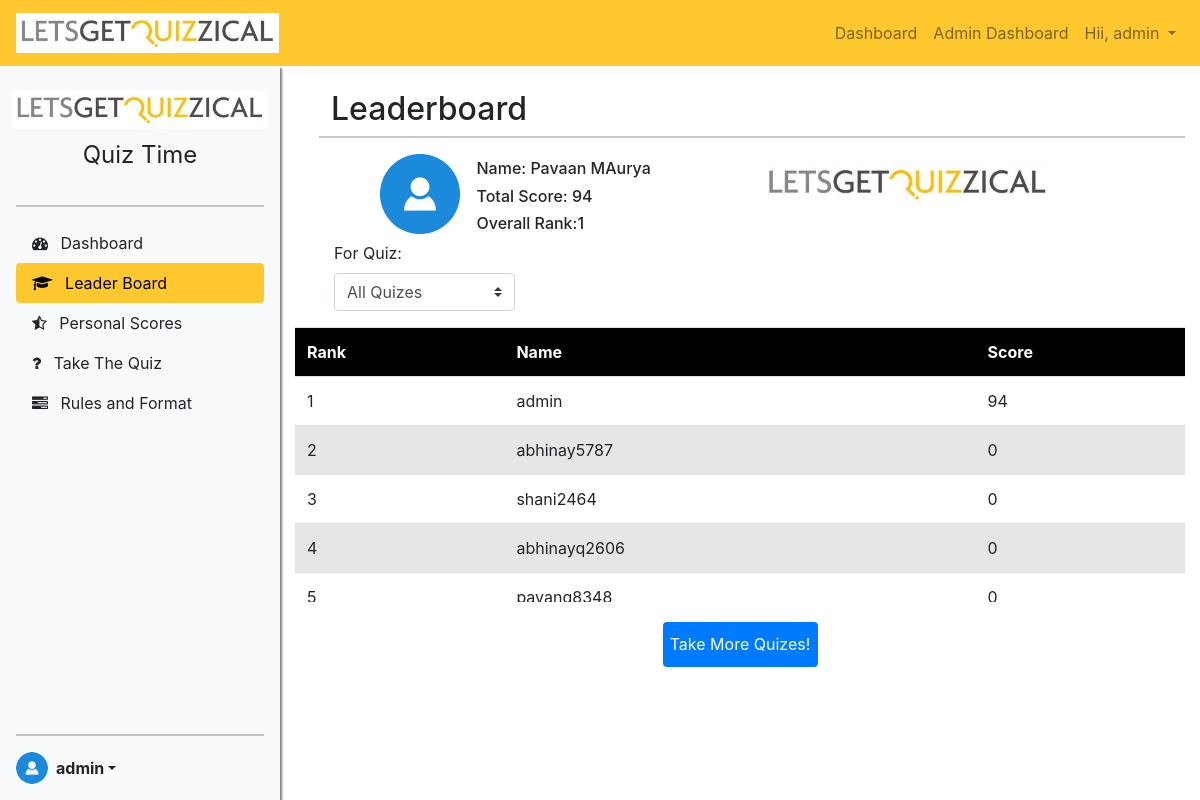
Screenshot of /bajajauto/user/leaderboard/0/ (signed in) with the database file from the repository.
### accounts/models.py (models this page shows, shortened)
class IcoUser(AbstractBaseUser, PermissionsMixin):
    user_id = models.UUIDField(primary_key=True, default = uuid.uuid4, editable=False)
    username = models.CharField(max_length=25, unique=True, null=False)
    avatar = models.ImageField(upload_to="profile/", null=True)
    first_name = models.CharField(max_length=30, blank=False, null=True)
    last_name = models.CharField(max_length=30, blank=False, null=True)
    email = models.EmailField(max_length=50, blank=False, null=False, unique=True)
    phone_no = models.CharField(max_length=10, blank=True, null=True)
    date_joined = models.DateTimeField(auto_now_add=True)
    last_login = models.DateTimeField(verbose_name="last login", auto_now=True)
    is_admin = models.BooleanField(default=False)
    is_staff = models.BooleanField(default=False)
    is_superuser = models.BooleanField(default=False)
    is_active = models.BooleanField(default=True)
    age = models.CharField(max_length=4,null=True)
    gender = models.CharField(max_length=1,null=True)
    total_score = models.BigIntegerField(default=0)
    objects = UserManager()
    USERNAME_FIELD = 'email'
    REQUIRED_FIELDS = ['username']
    class Meta:
        db_table = 'ico_user'

### adminpanel/views.py (the view)
# urls.py: path('user/leaderboard/<int:quiz>/', leaderboard, name='leaderboard'),
@login_required(login_url='/bajajauto/accounts/login/')
def leaderboard(request, quiz):
	quizes = Quiz.objects.all()
	for i in range(len(quizes)):
		quizes[i].srno = i+1
	all_participants = None
	score = 0
	rank = 0
	all_p = True
	if quiz != 0:
		all_p = False
		quiz_obj = Quiz.objects.get(id=quiz)
		all_participants = Participant.objects.filter(quiz=quiz_obj).order_by('rank')
		participant = Participant.objects.get(quiz=quiz_obj,user=request.user)
		score = participant.score
		rank = participant.rank
	else:
		all_participants = list(IcoUser.objects.all().order_by('total_score'))[::-1]
		for i in range(len(all_participants)):
			all_participants[i].rank = i+1
			all_participants[i].score = all_participants[i].total_score
			if all_participants[i] == request.user:
				score = all_participants[i].score
				rank = all_participants[i].rank
	data = {
		'all_p': all_p,
		'quiz_id': quiz,
		'quizes' : quizes,
		'leaderboard': all_participants,
		'rank': rank,
		'score': score
	}
	return render(request, template_name='leaderboard.html', context=data)

### templates/leaderboard.html (shortened to what this page needs)
{% extends 'base.html' %} {% load static %} {% block head %}
<link
  rel="stylesheet"
  type="text/css"
  href="{% static 'css/leaderboard.css' %}"
/>
{% endblock head %} {% block body %}
<div class="container mb-3">
  <div class="row">
    <div class="col">
      <div class="row mx-4 mt-4">
        <h2>Leaderboard</h2>
        <hr />
      </div>
      <div class="row">
        <div class="col">
          <div class="row justify-content-center">
            <div class="col-md-5">
              <div class="row px-2">
                <div class="col-3">
                  <img
                    src="/static/images/avatar.png"
                    class="img-circle"
                    width="80"
                    alt="User Photo"
                  />
                </div>
                <div class="col-9">
                  <div class="info">
                    <h6 style="text-align: left">
                      Name: {{user.first_name}} {{user.last_name}}
                    </h6>
                    <h6 style="text-align: left">
                      Total Score: {{user.total_score}}
                    </h6>
                    {% if not all_p %}
                    <h6>Score in Quiz#{{quiz_id}}: {{score}}</h6>
                    <h6>Rank in Quiz#{{quiz_id}}: {{rank}}</h6>
                    {% else %}
                    <h6 style="text-align: left">Overall Rank:{{rank}}</h6>
                    {% endif %}
                  </div>
                </div>
              </div>
            </div>
            <div class="col-md-5 company_logo">
              <img
                src="/static/images/lets_quiz.jpeg"
                class="ico_logo"
                alt="logo"
              />
            </div>
          </div>
        </div>
      </div>
      <div class="row mx-4">
        <div class="col-md-3 mb-3">
          <label for="validationGender">For Quiz:</label>
          <form method="POST" id="quiz_select_form">
            <select
              class="custom-select"
              id="quiz_select"
              name="quiz_id_select"
            >
              <option value="0" {% if all_p %}selected="selected" {% endif %}>
                All Quizes
              </option>
            </select>
          </form>
        </div>
      </div>
      <div class="tablefixhead">
        <table class="table table-striped">
          <tr>
            <th id="rank" class="col-4">Rank</th>
            <th id="name" class="col-9">Name</th>
            <th id="score" class="col-4">Score</th>
          </tr>
          {% for user in leaderboard %}
          <tr>
            <td>{{user.rank}}</td>
            {% if all_p %}
            <td>{{user.username}}</td>
            {% else %}
            <td>{{user.user}}</td>
            {% endif %}
            <td>{{user.score}}</td>
          </tr>
          {% endfor %}
        </table>
      </div>
      <div class="row">
        <div class="col">
          <div class="quiz">
            <a href="/bajajauto/user/take_quiz/">
              <button class="but2" type="button">Take More Quizes!</button>
            </a>
          </div>
        </div>
      </div>
    </div>
  </div>
</div>
{% endblock body %}

### templates/base.html (shortened to what this page needs)
{% load static %}
<!DOCTYPE html>
<html lang="en">
  <head>
    <link
      href="https://cdn.jsdelivr.net/npm/bootstrap@5.1.3/dist/css/bootstrap.min.css"
      rel="stylesheet"
    />
    <link
      rel="stylesheet"
      href="https://maxcdn.bootstrapcdn.com/bootstrap/4.0.0/css/bootstrap.min.css"
    />
    <link
      rel="stylesheet"
      href="https://cdnjs.cloudflare.com/ajax/libs/font-awesome/4.7.0/css/font-awesome.min.css"
    />
    <link rel="stylesheet" type="text/css" href="{% static 'css/base.css' %}" />
    {% block head %} {% endblock head %}
  </head>
  <body>
    <div class="d-flex main_body">
      <div id="nav-bar">
        <nav
          class="navbar navbar-expand-lg navbar-light py-2 fixed-top ico_navbar"
        >
          <a class="navbar-brand d-flex flex-row" href="/bajajauto/"
            ><img
              src="{% static 'images\lets_quiz.jpeg' %}"
              class="logoimg"
              alt="logo"
            />
          </a>
          <div class="collapse navbar-collapse" id="navbarNav">
            <ul class="navbar-nav ml-auto nav-pills">
              {% if user.is_active %}
              <li class="nav-item">
                <a class="nav-link" href="/bajajauto/user/dashboard/"
                  >Dashboard</a
                >
              </li>
              {% if user.is_admin %}
              <li class="nav-item">
                <a class="nav-link" href="/bajajauto/adminpanel/dashboard/"
                  >Admin Dashboard</a
                >
              </li>
              {% endif %}
              <li class="nav-item dropdown">
                <a
                  class="nav-link dropdown-toggle"
                  href="#"
                  id="navbarDropdown"
                  role="button"
                  data-toggle="dropdown"
                  aria-haspopup="true"
                  aria-expanded="false"
                >
                  Hii, {{user.username }}
                </a>
              </li>
              {% endif %}
            </ul>
          </div>
        </nav>
      </div>
      <div class="ico_sidebar_container" id="ico_nav_sidebar">
        <div class="d-flex flex-column flex-shrink-0 p-3 bg-light ico_sidebar">
          <a
            href="/bajajauto/"
            class="d-flex flex-column align-items-center mb-3 link-dark text-decoration-none"
          >
            <img
              src="{% static 'images/lets_quiz.jpeg' %}"
              class="ico_logo"
              width="auto"
              height="55"
            />
            <span class="fs-4">Quiz Time</span>
          </a>
          <hr />
          <ul class="nav nav-pills flex-column mb-auto">
            <li class="nav-item">
              <a
                href="/bajajauto/user/dashboard/"
                class="nav-link link-dark"
                id="dashboard"
                aria-current="page"
              >
                <span class="bi me-2" width="16" height="16">
                  <i class="fa fa-tachometer" aria-hidden="true"></i>
                </span>
                Dashboard
              </a>
            </li>
            <li class="nav-item">
              <a
                href="/bajajauto/user/leaderboard/0/"
                class="nav-link link-dark"
                id="leaderboard"
                aria-current="page"
              >
                <span class="bi me-2" width="16" height="16">
                  <i class="fa fa-graduation-cap" aria-hidden="true"></i>
                </span>
                Leader Board
              </a>
            </li>
            <li class="nav-item">
              <a
                href="/bajajauto/user/personal_scores/"
                class="nav-link link-dark"
                id="personal_leaderboard"
                aria-current="page"
              >
                <span class="bi me-2" width="16" height="16"
                  ><i class="fa fa-star-half-o" aria-hidden="true"></i>
                </span>
                Personal Scores
              </a>
            </li>
            <li class="nav-item">
              <a
                href="/bajajauto/user/take_quiz/"
                class="nav-link link-dark"
                id="take_quiz"
                aria-current="page"
              >
                <span class="bi me-2" width="16" height="16">
                  <i class="fa fa-question" aria-hidden="true"></i>
                </span>
                Take The Quiz
              </a>
            </li>
            <li class="nav-item">
              <a
                href="/bajajauto/quiz/rules/0/"
                class="nav-link link-dark"
                id="rules"
                aria-current="page"
              >
                <span class="bi me-2" width="16" height="16">
                  <i class="fa fa-tasks" aria-hidden="true"></i>
                </span>
                Rules and Format
              </a>
            </li>
          </ul>
          <hr />
          <div class="dropdown">
            <a
              href="#"
              class="d-flex align-items-center link-dark text-decoration-none dropdown-toggle"
              id="dropdownUser1"
              data-bs-toggle="dropdown"
              aria-expanded="false"
            >
              {% if user.avatar %}
              <img
                src="/media/{{user.avatar}}"
                alt="admin"
                width="32"
                height="32"
                class="rounded-circle me-2"
              />
              {% else %}
              <img
                src="{% static 'images/avatar.png' %}"
                alt="admin"
                width="32"
                height="32"
                class="rounded-circle me-2"
              />
              {% endif %}
              <strong>{{ user.username }}</strong>
            </a>
          </div>
        </div>
      </div>
      <div class="main_content">{% block body %} {% endblock body%}</div>
    </div>
  </body>
</html>

### static/css/base.css (style rules this page uses)
.ico_navbar { background-color: #ffc82f; }
.main_body { display: grid; grid-template-columns: 280px auto; }
.ico_sidebar { width: 280px; height: calc(100vh - 66px); position: fixed; top: 66px; box-shadow: 2px 2px 2px gray; z-index: 1; }
.main_content { display: flex; flex-direction: column; z-index: 1; position: absolute; width: -webkit-fill-available; left: 280px; top: 66px; }
.navbar-brand > img { width: auto; height: 40px; }
.ico_logo { padding: 8px; }
.nav-pills .nav-link.active { background-color: #ffc82f !important; color: black; }

### static/css/leaderboard.css (style rules this page uses)
.info { margin: 5px; }
.tablefixhead { overflow-y: auto; height: 275px; }
.tablefixhead table { width: 100%; table-layout: fixed; border-spacing: 1px; }
.tablefixhead table th { text-align: left; top: 0; position: sticky; background-color: black; color: white !important; }
.quiz { margin: 20px; margin-top: 20px; text-align: center; }
.but2 { background: rgb(0, 123, 255); color: white; border: none; border-radius: 0.25rem; width: 155px; height: 45px; }
.company_logo { justify-content: flex-end; height: auto; }
.company_logo > .ico_logo { height: 60px; }

### rows the page displays
IcoUser: username "admin", first_name "Pavaan", last_name "MAurya", total_score "94", rank "1", score "94"
IcoUser: rank "2", username "abhinay5787", score "0"
IcoUser: rank "3", username "shani2464", score "0"
IcoUser: rank "4", username "abhinayq2606", score "0"
IcoUser: rank "5", username "pavanq8348", score "0"

### other values shown
{{ rank }} "1"
